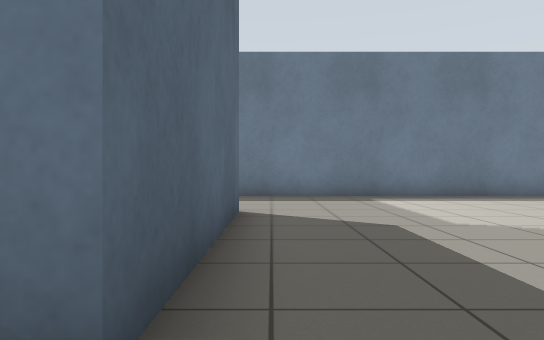
view 1 (above)

16 first-person views from a walk through a Gazebo world. The camera is 0.72 m above the floor, looks level and sees 70° across. The floor is counted in squares, 1 m on a side. Each view is taken from the middle of a square. On the plan, view 1 faces up. The plan holds only what a view shows up to about 11 squares ahead; the rest is blank.

view 2
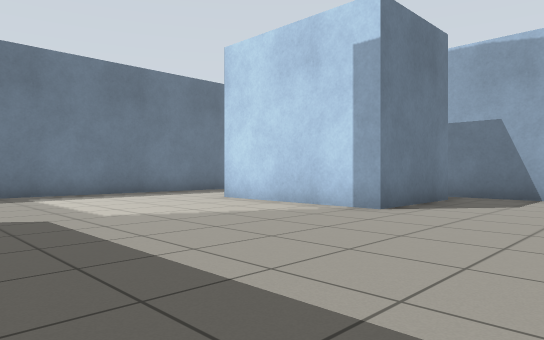

view 3
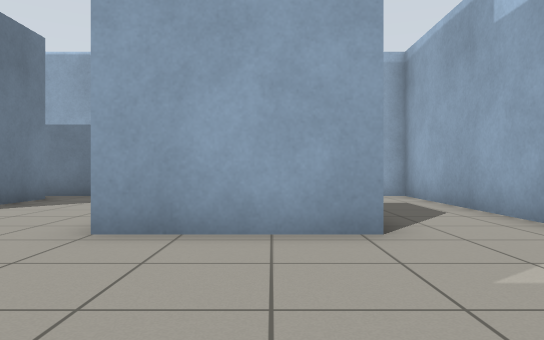

view 4
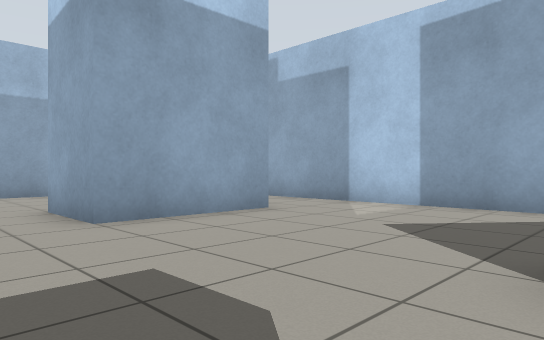

view 5
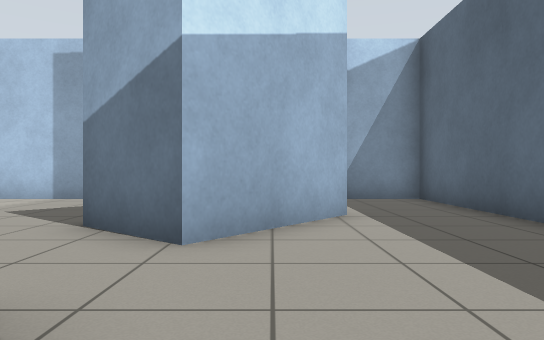

view 6
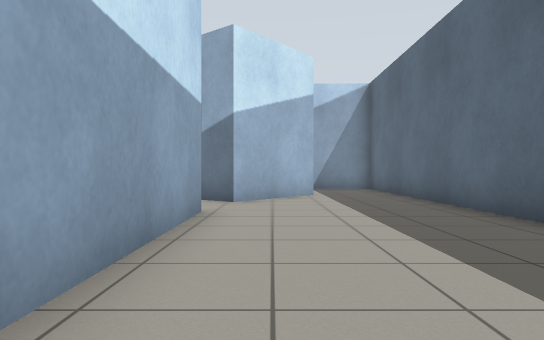

view 7
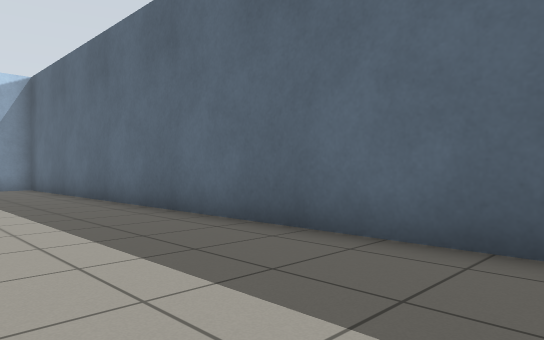

view 8
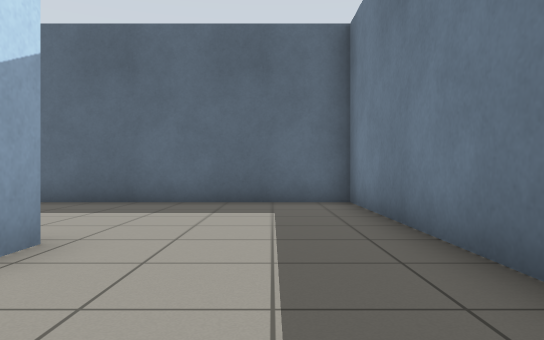

view 9
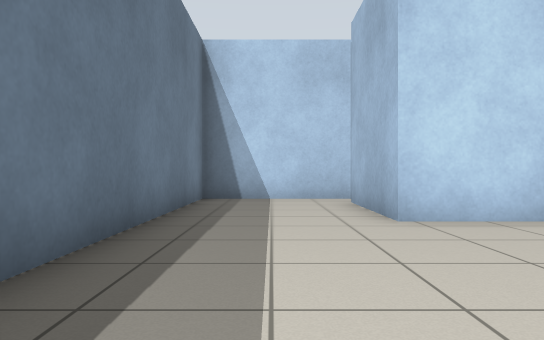

view 10
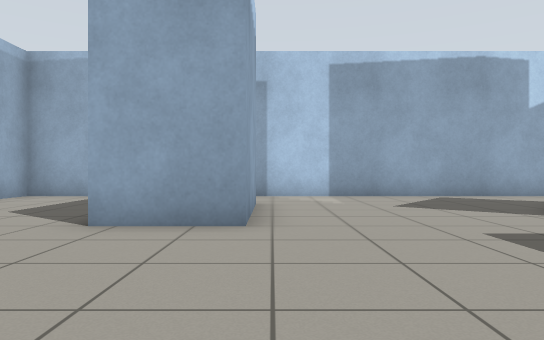

view 11
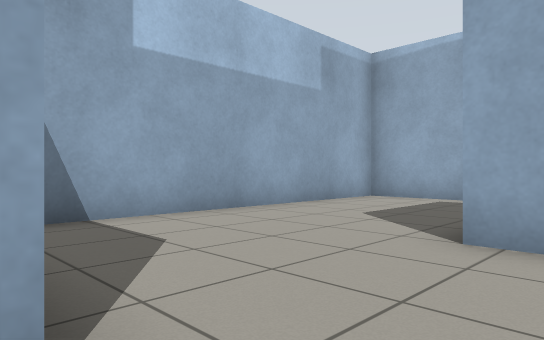

view 12
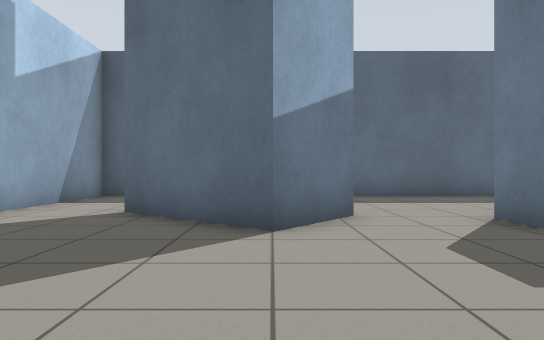

view 13
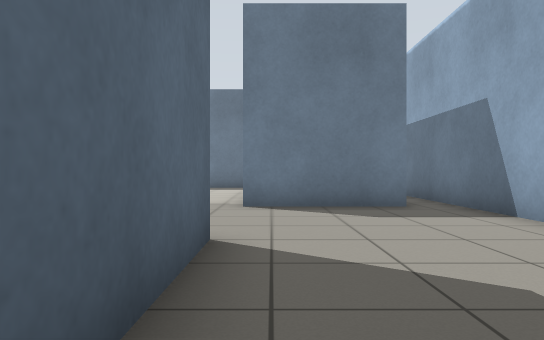

view 14
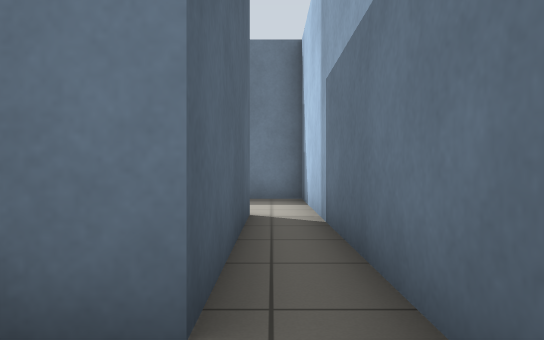

view 15
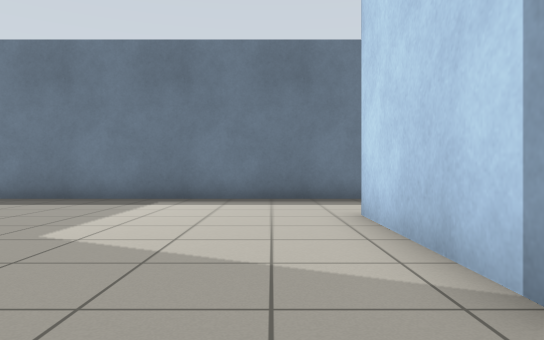

view 16
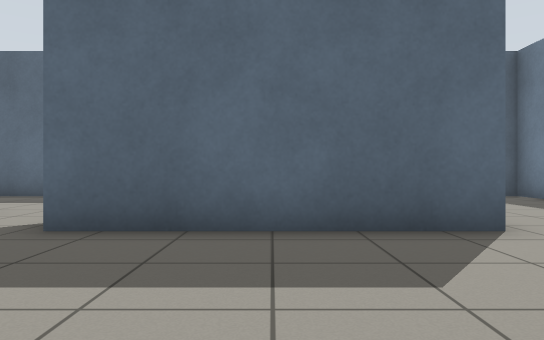

### Floor plan
Points are (right, up) in squares from view 1. A wall is a line through its corners. A room is listed if a view was taken in it or the views show most of it. See-through windows are left out.
Room 1 (views 1, 2, 3, 4, 5, 6, 7, 8, 9, 10, 11, 12, 13, 14, 15, 16)
walls: (6.4, 2.6) (6.4, 7.2) (9.6, 7.2) (9.6, 2.6) (6.4, 2.6); (-0.6, 6.8) (-0.6, 1.3) (-1.8, 1.3) (-1.8, 6.4); (-1.9, 6.8) (-1.1, 6.8); (4.3, -4.2) (4.3, -1) (6.4, -1) (6.4, -4.1); (-4.2, -3.2) (-2.1, -0.7) (-0.6, -2) (-2.6, -4.5); (-6.7, -6.7) (10.7, -6.7) (10.7, 10.7) (-6.7, 10.7) (-6.7, -6.7)

Where each view was taken, in squares from view 1:
view 1: 0 up, 0 right, facing up
view 2: 1 down, 0 right, facing up-right
view 3: 3 down, 0 right, facing right
view 4: 1 up, 1 left, facing down-right
view 5: 3 up, 3 left, facing down
view 6: 8 up, 3 left, facing down
view 7: 9 up, 3 left, facing down-left
view 8: 9 up, 2 right, facing left
view 9: 9 up, 1 right, facing right
view 10: 4 up, 4 right, facing down
view 11: 3 up, 5 right, facing down-right
view 12: 2 down, 4 right, facing left
view 13: 5 down, 7 right, facing up
view 14: 1 up, 10 right, facing up
view 15: 1 up, 5 right, facing up
view 16: 4 up, 4 right, facing left
